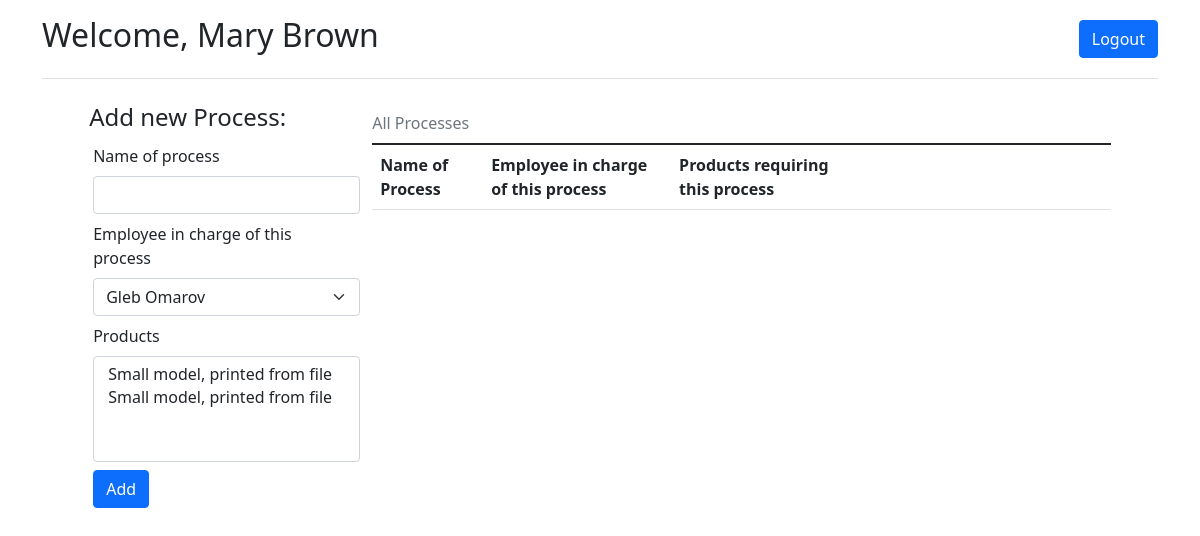
/add_process (signed in), run on an earlier commit of the app's database.
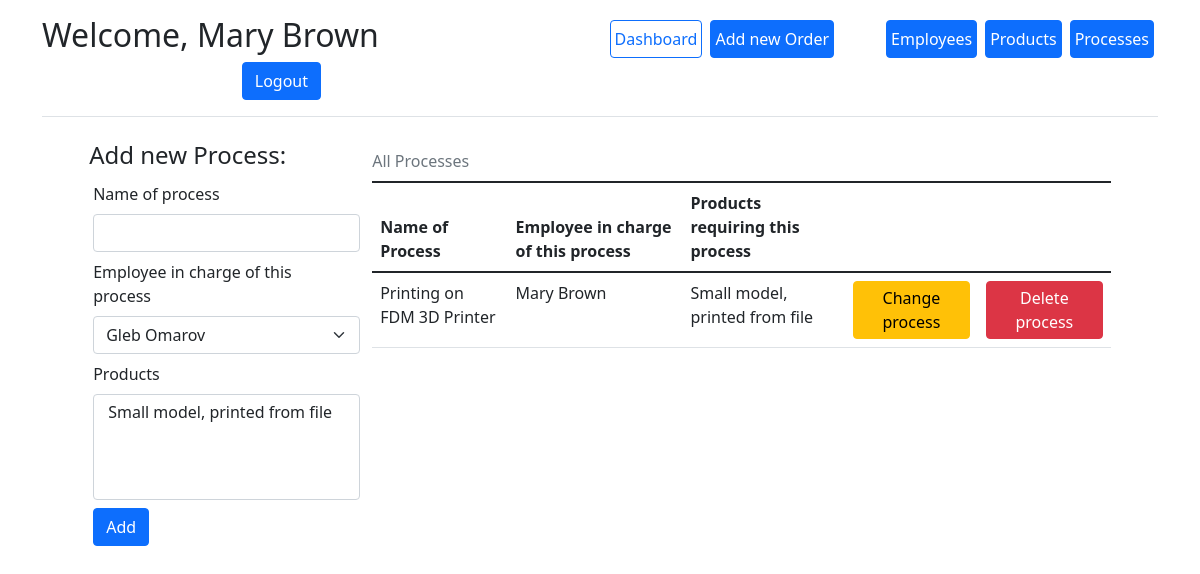
And on a later commit of the database.
### app/models.py (models this page shows)
class Process(db.Model):
    process_id = db.Column(db.Integer, primary_key=True, nullable=False, autoincrement=True)
    name = db.Column("Name", db.String)
    responsible_employee = db.Column(db.Integer, db.ForeignKey('employee.id'))
    products = db.relationship("Product", secondary=product_processes, back_populates="processes")

class Employee(db.Model, UserMixin):
    id = db.Column(db.Integer, primary_key=True, nullable=False, autoincrement=True)
    first_name = db.Column("First name", db.String)
    last_name = db.Column("Last name", db.String)
    user_name = db.Column("Username", db.String, unique=True)
    password = db.Column("Password", db.String)
    admin = db.Column("Administrator", db.Boolean, default=False)
    processes = db.relationship('Process', backref='employee', lazy='dynamic')

class Product(db.Model):
    product_id = db.Column(db.Integer, primary_key=True, nullable=False, autoincrement=True)
    name = db.Column("Name", db.String)
    processes = db.relationship("Process", secondary=product_processes, back_populates="products")
    orders = db.relationship("Order", secondary=orders_products, back_populates="products")

### app/routes.py (the view, shortened to what this page needs)
@process_app.route('/add_process', methods=['get', 'post'])
@login_required
def add_process():
    table = models.Process.query.all()
    form = AddProcess()
    form.employee.choices = [
        (employee.id, f"{employee.first_name} {employee.last_name}") for employee in models.Employee.query.all()
    ]
    form.products.choices = [
        (product.product_id, product.name) for product in models.Product.query.all()
    ]
    return render_template('add_process.html', form=form, table=table)

### app/forms.py
class AddProcess(FlaskForm):
    name = StringField("Name of process", validators=[InputRequired()])
    employee = SelectField("Employee in charge of this process")
    products = SelectMultipleField("Products")
    submit = SubmitField()

### app/__init__.py (called while the page is built)
@login_manager.user_loader
def load_user(user_id):
    return Employee.query.get(int(user_id))

### app/templates/add_process.html (shortened to what this page needs)
{% extends "base.html" %}
{% block content %}
<div class="container">
    <div class="row g-3 justify-content-md-center">
        <form action="" method="post" class="col-3">
            <h4>Add new Process:</h4>
            {{ form.name.label(class="form-label m-1") }}
            {{ form.name(class="form-control m-1") }}
            {{ form.employee.label(class="form-label m-1") }}
            {{ form.employee(class="form-select m-1") }}
            {{ form.products.label(class="form-label m-1") }}
            {{ form.products(class="form-select m-1", size=4, multiple=True) }}
            {{ form.submit(class="btn btn-primary m-1", value="Add") }}
        </form>
        <div class="col-8">
            <table class="table table-hover">
                <caption class="caption-top test-center">All Processes</caption>
                <thead>
                <tr>
                    <th scope="col">Name of Process</th>
                    <th scope="col">Employee in charge of this process</th>
                    <th scope="col">Products requiring this process</th>
                    <th scope="col" style="width:18%;"></th>
                    <th scope="col" style="width:18%;"></th>
                </tr>
                </thead>
                <tbody>
                {% for process in table %}
                <tr>
                    <td>{{ process.name }}</td>
                    <td>
                        {{ process.employee.first_name }} {{ process.employee.last_name }}
                    </td>
                    <td>
                        {% for product in process.products %}
                        {{ product.name }}
                        {% endfor %}
                    </td>
                    <td>
                        <a href="{{ url_for('remove_process', process_id=process.process_id) }}" class="btn btn-warning p-1">Change
                            process</a>
                    </td>
                    <td>
                        <a href="{{ url_for('remove_process', process_id=process.process_id) }}" class="btn btn-danger p-1">Delete
                            process</a>
                    </td>
                </tr>
                {% endfor %}
                </tbody>
            </table>
        </div>
    </div>
</div>
{% endblock %}

### app/templates/navbar.html
<div class="container">
    <header class="d-flex flex-wrap align-items-center justify-content-center justify-content-md-between py-3 mb-4 border-bottom">
    {% if current_user.is_authenticated %}
    <h2>Welcome, {{ current_user.first_name}} {{ current_user.last_name}}</h2>
    {% endif %}
    {% if current_user.is_authenticated and current_user.admin %}
    <ul class="nav col-12 col-md-auto mb-2 justify-content-center mb-md-0">
        <li><a href="{{ url_for('dashboard') }}" class="px-1 mx-1 btn btn-outline-primary">Dashboard</a></li>
        <li><a href="{{ url_for('add_order') }}" class="px-1 ms-1 me-5 btn btn-primary">Add new Order</a></li>
        <li><a href="{{ url_for('add_user') }}" class="px-1 mx-1 btn btn-primary">Employees</a></li>
        <li><a href="{{ url_for('add_product') }}" class="px-1 mx-1 btn btn-primary">Products</a></li>
        <li><a href="{{ url_for('add_process') }}" class="px-1 mx-1 btn btn-primary">Processes</a></li>
    </ul>
    {% endif %}
    <div class="col-md-3 text-end">
        {% if current_user.is_authenticated %}
        <a href="{{ url_for('logout') }}" class="btn btn-primary">Logout</a>
        {% else %}
        <a href="{{ url_for('login') }}" class="btn btn-outline-primary me-2">Login</a>
        {% endif %}
    </div>
</header>
</div>

What changed in the data, as far as the page shows it:
changed Employee "Mary": Administrator False → True (drawn)
added Process: name "Printing on FDM 3D Printer", employee.first_name "Mary", employee.last_name "Brown"
now on this page (row unchanged): Product: name "Small model, printed from file"
Also different on the page:
form field products: "Small model, printed from file / Small model, printed from file" → "Small model, printed from file"
text now shown: "Dashboard Add new Order Employees Products Processes"
